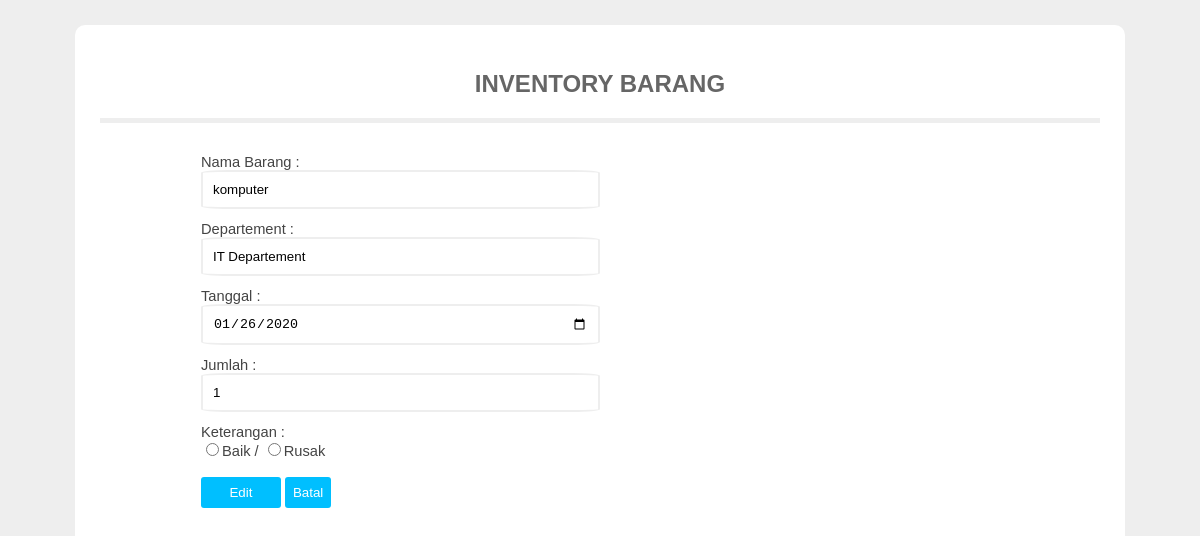
/edit.php?edit=3, run on the app's committed database.
### tables this page shows
CREATE TABLE `inventory` (
  `id` int(5) NOT NULL,
  `Nama_Barang` varchar(20) NOT NULL,
  `Departement` varchar(20) NOT NULL,
  `Tanggal` date NOT NULL,
  `Jumlah` int(10) NOT NULL,
  `Keterangan` varchar(10) NOT NULL
);

### edit.php (the view, shortened to what this page needs)
<html>
<head>
  <link rel="stylesheet" href="css/css2.css">
</head>
<body bgcolor="#eee">
      <div id="conteudo">
        <h2>INVENTORY BARANG</h2>
        <center><header>
  </header></center>
</head>
<?php
include'koneksi.php';
	$nama = $_GET["edit"];
        $sql = "SELECT * FROM inventory WHERE id='$nama'";
  $query = mysqli_query($koneksi, $sql) or die (mysqli_error());
	if(mysqli_num_rows($query) > 0){
            $data = mysqli_fetch_array($query);
        }
?>
<form action="update.php" method="POST">
 <table align="center" class="table1">
  <tr>
          <td>Nama Barang
            :<br> <input type="text" class="kotak" name="Nama_Barang" value="<?php echo $data["Nama_Barang"];?>">
          </td>
        </tr>
        <tr>
          <td>Departement
            : <br><input type="text" class="kotak" name="Departement" value="<?php echo $data["Departement"];?>" readonly>
          </td>
        </tr>
        <tr>
          <td>Tanggal
            :<br><input type="date" class="kotak" name="Tanggal" value="<?php echo $data["Tanggal"];?>">
          </td>
        </tr>
        <tr>
          <td>Jumlah
            :<br> <input type="text" class="kotak" name="Jumlah" value="<?php echo $data["Jumlah"];?>">
          </td>
        </tr>
        <tr>
          <td>Keterangan
            :<br> <input type="radio" name="Keterangan" value="Baik">Baik /
              <input type="radio" name="Keterangan" value="Rusak">Rusak<br>
          </td>
        </tr>
        <tr>
          <td><br>
            <input type="submit" class="tbl" name="edit" value="Edit">
            <a href="index.php" style="text-decoration:none" class="tbl" title="Close">Batal
          </td>
        </tr>
      </table>
  </body>
  </html>

### css/css2.css (style rules this page uses)
body { margin:0; font-family: 'Open Sans', sans-serif; }
header { width: 1000px; border-bottom: solid 05px #eee; padding: 0px 0px 0px 0px; margin-bottom: 30px }
#conteudo { width:1000px; height: 900px; padding:25px; margin:25px auto; background:#FFFF; border-radius: 10px; }
#conteudo h2 { text-align: center; color: #666; font-family: 'arial'; }
.table1 { text-align: center; font-family: sans-serif; color: #444; border-collapse: collapse; width: 80%; border: 0px; }
.table1 td { font-size: 11pt; text-align: left; }
.kotak { border: 2px solid #eee; border-radius:7%; width: 50%; padding: 10px; margin-bottom: 10px; }
.tbl { background: #00BFFF ; color: white; font-size: 10pt; width: 10%; border: none; border-radius: 3px; padding: 8px }

### data on the page
inventory: Nama_Barang "komputer", Departement "IT Departement", Tanggal "01/26/2020", Jumlah "1"
